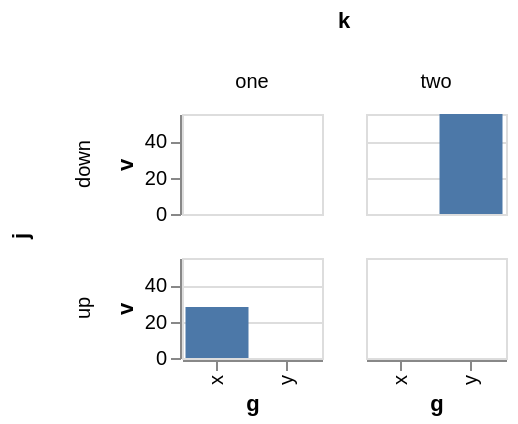

Describe this chart as a Vega-Lite specification.
### Vega-Lite specification from a JSON file in a GitHub repository (floating-point values rounded to 4 significant figures)
{"$schema": "https://vega.github.io/schema/vega-lite/v6.json", "description": "A trellis heading a **theme** writes. `assembleLabelTitle` asks `getHeaderProperties(['format', 'formatType', 'labelAngle', 'labelAnchor', 'labelOrient', 'labelExpr'], facetFieldDef.header, config, channel)` — all six through the same chain, the channel's own header block and then the theme — and then substitutes `datum.label` with what it would otherwise have written and `datum.value` with the column itself. This compiler read `labelExpr` from the header block alone, so a `config.header.labelExpr` was dropped and a theme that captions every cell of every trellis the same way captioned none of them. The **column** headings here come from the theme; the **row** headings state their own, which must win over it. Both facets live in one chart rather than two beside each other, and deliberately: a concatenation emits its facet domain datasets in an order this compiler and upstream disagree about, which is a difference of its own and would fail this fixture for a reason that has nothing to do with headings.", "config": {"header": {"labelExpr": "datum.label + ' ▸'"}}, "data": {"values": [{"k": "one", "j": "up", "g": "x", "v": 28}, {"k": "two", "j": "down", "g": "y", "v": 55}]}, "width": 70, "height": 50, "mark": "bar", "encoding": {"x": {"field": "g", "type": "nominal"}, "y": {"field": "v", "type": "quantitative"}, "column": {"field": "k", "type": "nominal"}, "row": {"field": "j", "type": "nominal", "header": {"labelExpr": "'<' + datum.label + '>'"}}}}
